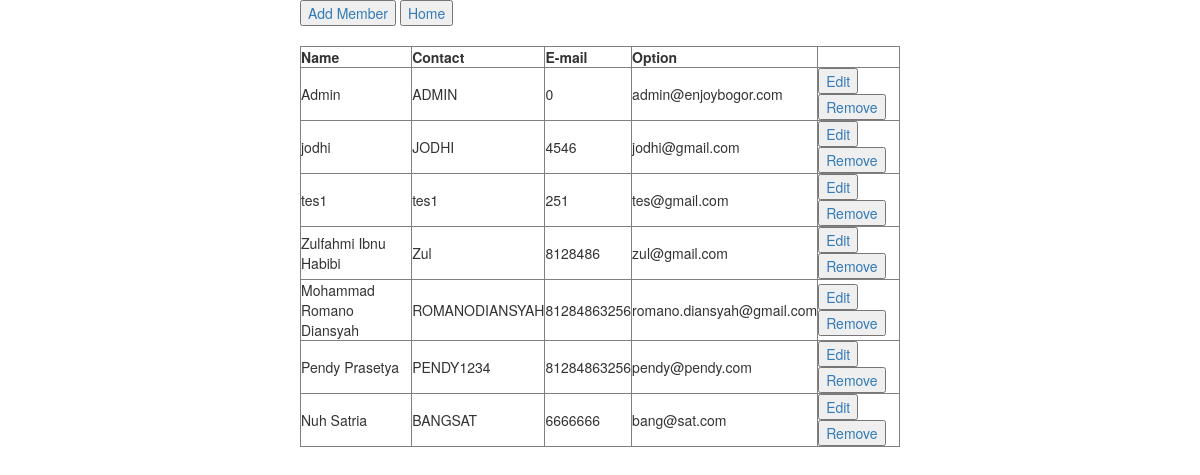
Screenshot of /admin/crud/users/index.php (signed in) with the database file from the repository.
### tables this page shows
CREATE TABLE `users` (
  `user_id` int(11) NOT NULL,
  `username` varchar(255) NOT NULL,
  `user_name` varchar(255) NOT NULL,
  `date_signup` timestamp NOT NULL DEFAULT CURRENT_TIMESTAMP,
  `points` int(11) DEFAULT '0',
  `user_contact` bigint(13) NOT NULL,
  `email` varchar(100) NOT NULL,
  `password` varchar(100) NOT NULL,
  `active` int(11) NOT NULL DEFAULT '0',
  `image` varchar(1000) NOT NULL
);

### admin/crud/users/index.php (the view, shortened to what this page needs)
<?php
 if (empty($_SESSION['user_id'])) {
	header("location:../commonfunction/login/login.php");
 }
 else {
 ?>
<?php require_once '../../../connect/db_connect.php'; ?>
<!DOCTYPE html>
<html>
<head>
	<link rel="stylesheet" href="https://maxcdn.bootstrapcdn.com/bootstrap/3.3.7/css/bootstrap.min.css">
</head>
<body>
<div class="manageMember">
	<a href="create.php"><button type="button">Add Member</button></a>
	<a href="../../home.php"><button type="button">Home</button></a>
	<table border="1" cellspacing="0" cellpadding="0">
		<thead>
			<tr>
				<th>Name</th>
				<th>Contact</th>
				<th>E-mail</th>
				<th>Option</th>
			</tr>
		</thead>
		<tbody>
			<?php
            $sql = "SELECT user_name,username,user_contact,email,user_id FROM users WHERE active = 1";
            $result = $connect->query($sql);
            if ($result->num_rows >0) {
                while ($row = $result->fetch_assoc()) {
                    echo "
					<tr>
						<td> ".$row['user_name']."</td>
						<td> ".$row['username']."</td>
						<td>".$row['user_contact']."</td>
						<td>".$row['email']."</td>
						<td>
							<a href='edit.php?user_id=".$row['user_id']."'><button type='button'>Edit</button></a>
							<a href='remove.php?user_id=".$row['user_id']."'><button type='button'>Remove</button></a>
						</td>
					</tr>";
                }
            } else {
                    echo "<tr><td colspan='5'><center>No Data Available</center></td></tr>";
                }
            ?>
		</tbody>
	</table>
</div>
</body>
</html>
</html>
 <?php } ?>

### admin/crud/users/index.php (style rules this page uses)
.manageMember { width: 50%; margin: auto; }
table { width: 100%; margin-top: 20px; }

### rows the page displays
users: user_name "Admin", username "ADMIN", user_contact "0", email "admin@enjoybogor.com"
users: user_name "jodhi", username "JODHI", user_contact "4546", email "jodhi@gmail.com"
users: user_name "tes1", username "tes1", user_contact "251", email "tes@gmail.com"
users: user_name "Zulfahmi Ibnu Habibi", username "Zul", user_contact "8128486", email "zul@gmail.com"
users: user_name "Mohammad Romano Diansyah", username "ROMANODIANSYAH", user_contact "81284863256", email "romano.diansyah@gmail.com"
users: user_name "Pendy Prasetya", username "PENDY1234", user_contact "81284863256", email "pendy@pendy.com"
users: user_name "Nuh Satria", username "BANGSAT", user_contact "6666666", email "bang@sat.com"
